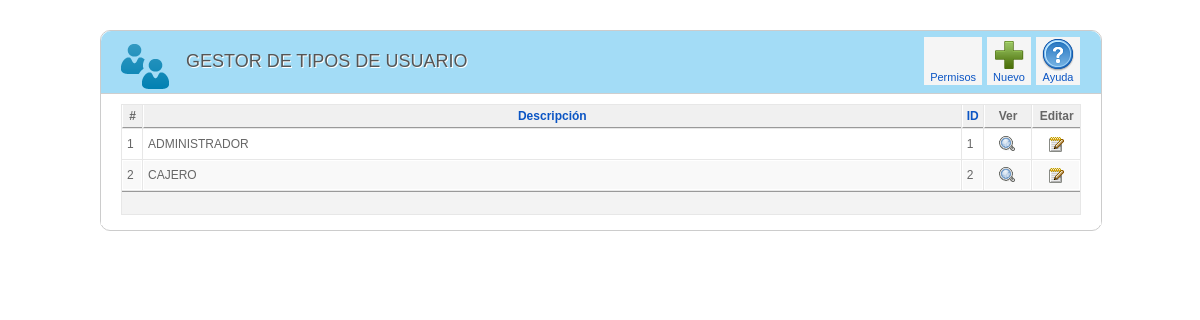
The app's page /tipo_usuario/index.php (signed in) with its own data.
### tables this page shows
CREATE TABLE IF NOT EXISTS `tipousuario` (
  `IdTipoUsuario` int(11) NOT NULL AUTO_INCREMENT,
  `Descripcion` varchar(20) NOT NULL,
  PRIMARY KEY (`IdTipoUsuario`)
);

### clases/clsTipoUsuario.php (called while the page is built, shortened)
<?php
include_once("clsConexion.php");
class clsTipoUsuario{
 function consultarTipoUsuarioPorParametro($criterio,$idtipousuario){
   $con = new clsConexion;
   if($con->conectarse()==true){
     $query = "CALL SP_S_TipoUsuarioPorParametro('$criterio','$idtipousuario')";
	 $result = @mysql_query($query);
	 if (!$result)
	   return false;
	 else
	   return $result;
   }
 }
}
?>

### clases/clsConexion.php (called while the page is built, shortened)
<?php
class clsConexion{
	 function conectarse() {
		   return true;
	 }
}
?>

### tipo_usuario/index.php (the view, shortened to what this page needs)
<html>
<head>
<link href="../css/general.css" rel="stylesheet" type="text/css">
<link href="../css/icon.css" rel="stylesheet" type="text/css">
<link href="../css/paginator.css" rel="stylesheet" type="text/css">
</head>
<body>
<?php
    if(isset($_SESSION["usuario"])){
?>
<div class="wrapper">
<div class="block">
    <div class="block_head">
    	<div class="imagen_head"><img src="../../adventas/img/intranet/tipo_usuario.png" width="48" height="48"></div>
    	<div class="titulo_head">Gestor de Tipos de Usuario</div>
        <div class="toolbar" id="toolbar">
            <table class="toolbar">
            	<tbody>
                	<tr>
                    <td>
                        <a href="../permisos/index.php" class="toolbar">
                        <span class="icon-32-seguridad" title="Permisos">
                        </span>
                        Permisos
                        </a>
                    </td>
                    <td>
                        <a href="registrar_tipousuario.php" class="toolbar">
                        <span class="icon-32-nuevo" title="Nuevo">
                        </span>
                        Nuevo
                        </a>
                    </td>
                    <td>
                        <a href="#" class="toolbar">
                        <span class="icon-32-ayuda" title="Ayuda">
                        </span>
                        Ayuda
                        </a>
                    </td>
                    </tr>
            	</tbody>
            </table>
        </div>
    </div>
    <div class="block_content">
<?php
include_once("../clases/clsTipoUsuario.php");
$objtusu=new clsTipoUsuario;
$result=$objtusu->consultarTipoUsuarioPorParametro('','');
?>
<table class="adminlist" cellspacing="1">
<thead>
<tr>
	<th>#</th>
	<th><a href="#">Descripción</a></th>
	<th><a href="#">ID</a></th>
    <th>Ver</th>
	<th>Editar</th>
</tr>
</thead>
<tbody class="adminlist">
<?php
$i=0;
$c=0;
while($row=mysql_fetch_array($result)){
	$i=$i+1;
	if ($c==1){
	echo "<tr class='row1'>";
		$c=2;
	}else{
	    	echo "<tr class='row0'>";
		$c=1;
	}
	echo "<td width='10'>".$i."</td>";
	echo "<td>".$row['Descripcion']."</td>";
	echo "<td width='1%'>".$row['IdTipoUsuario']."</td>";
	echo "<td width='5%' align='center'><a href=detalle_tipousuario.php?idtusu=".$row["IdTipoUsuario"]."><img src='../img/ver.png'></td>";
    echo "<td width='5%' align='center'><a href=editar_tipousuario.php?idtusu=".$row["IdTipoUsuario"]."><img src='../img/editar.png'></td>";
	echo "</tr>";
}
?>
</tbody>
		<tfoot>
			<tr>
				<td colspan="13">&nbsp;</td>
			</tr>
		</tfoot>
</table>
    </div>
</div>
</div>
  <?php
    } else {
        header("Location:../index.php");
    }
?>
</body>
</html>

### css/general.css (style rules this page uses)
body { margin: 10px; padding: 0; background-image: url(../img/fondo.png); background-repeat: repeat; padding-bottom: 1px; font-size: 11px; }
body, td, th { font-family: Arial, Helvetica, sans-serif; font-size:12px; }
a:link { color: #0B55C4; text-decoration: none; }
table.adminlist { width: 100%; border-spacing: 1px; background-color: #e7e7e7; color: #666; font-size:12px; }
table.adminlist td, table.adminlist th { padding: 4px; }
table.adminlist thead th { text-align: center; background: #f0f0f0; color: #666; border-bottom: 1px solid #999; border-left: 1px solid #fff; }
table.adminlist tbody tr { background-color: #fff; text-align: left; }
table.adminlist tbody tr.row1 { background: #f9f9f9; border-top: 1px solid #fff; }
table.adminlist tbody tr td { height: 30px; background: #fff; border: 1px solid #fff; }
table.adminlist tbody tr.row1 td { background: #f9f9f9; border-top: 1px solid #FFF; }
table.adminlist tfoot tr { text-align: center; color: #333; }
table.adminlist tfoot td, table.adminlist tfoot th { background-color: #f3f3f3; border-top: 1px solid #999; text-align: center; }
.block { width:1000px; padding-bottom: 5px; margin-bottom: 25px; clear: both; border-radius: 10px; background-color:#fff; border: solid 1px #CCCCCC; }
.wrapper { width:1000px; margin:0 auto; padding-top: 20px; }
.block .block_content { overflow: hidden; background: #fff; width:960px; border-top: 1px solid #CECECE; padding: 10px 20px 10px; }
.block .block_head { height:62px; background-color: rgba(1, 159, 230, 0.36); -moz-border-radius: 10px 10px 0px 0px; -o-border-radius: 10px 10px 0px 0px; -webkit-border-radius: 10px 10px 0px 0px; -ms-border-radius: 10px 10px 0px 0px; overflow:visible; }
.block .titulo_head { height:25px; width:auto; float:left; font-family: "Titillium999", "Trebuchet MS", Arial, sans-serif; font-size: 18px; font-weight: normal; text-transform: uppercase; color: #555; text-shadow: 1px 1px 0 #fff; margin-left: 15px; padding-top:20px; }
.block .imagen_head { height:25px; width:50; float:left; margin-left: 20px; padding-top:10px; }
div.toolbar { float: right; text-align: right; padding: 0; margin-right: 20px; margin-top:5px; }
table.toolbar { border-collapse: collapse; padding: 0; margin: 0; }
table.toolbar td { padding: 1px 1px 1px 4px; text-align: center; color: #666; height: 48px; }
table.toolbar span { float: none; width: 32px; height: 32px; margin: 0 auto; display: block; }
table.toolbar a { display: block; float: left; background:#F5F5F5; white-space: nowrap; border: 1px solid #F5F5F5; padding: 1px 5px; cursor: pointer; font-size:11px; }

### records on screen
tipousuario: Descripcion "ADMINISTRADOR", IdTipoUsuario "1"
tipousuario: Descripcion "CAJERO", IdTipoUsuario "2"
